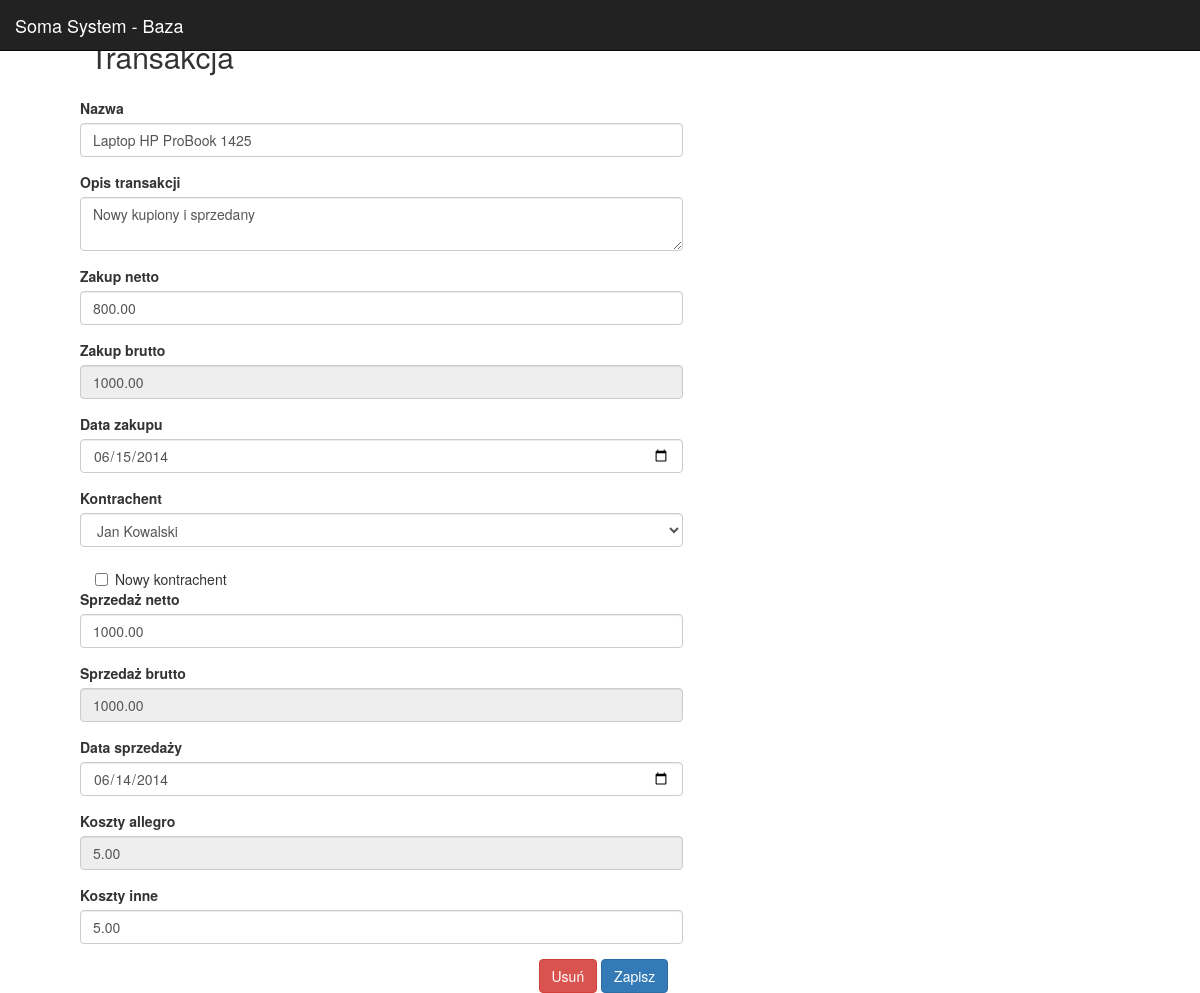
The page /index.php/transakcje/edit/1 on the database its author committed.
### tables this page shows
CREATE TABLE IF NOT EXISTS `transakcje` (
  `id_transakcji` int(11) NOT NULL AUTO_INCREMENT,
  `nazwa_transakcji` varchar(100) DEFAULT NULL,
  `opis_transakcji` varchar(300) DEFAULT NULL,
  `zakup_netto` decimal(10,2) DEFAULT NULL,
  `zakup_brutto` decimal(10,2) DEFAULT NULL,
  `data_zakupu` date DEFAULT NULL,
  `sprzedaz_netto` decimal(10,2) DEFAULT NULL,
  `sprzedaz_brutto` decimal(10,2) DEFAULT NULL,
  `data_sprzedazy` date DEFAULT NULL,
  `koszty_allegro` decimal(10,2) DEFAULT NULL,
  `koszty_inne` decimal(10,2) DEFAULT NULL,
  `kontrachenci_id_kontrachenta` int(11) NOT NULL,
  PRIMARY KEY (`id_transakcji`),
  KEY `fk_transakcje_kontrachenci_idx` (`kontrachenci_id_kontrachenta`)
);

CREATE TABLE IF NOT EXISTS `kontrachenci` (
  `id_kontrachenta` int(11) NOT NULL AUTO_INCREMENT,
  `imie` varchar(45) DEFAULT NULL,
  `nazwisko` varchar(45) DEFAULT NULL,
  `email` varchar(45) DEFAULT NULL,
  `nr_tel` varchar(45) DEFAULT NULL,
  `adres` varchar(80) DEFAULT NULL,
  PRIMARY KEY (`id_kontrachenta`)
);

### application/controllers/transakcje.php (called while the page is built, shortened)
 <?php if ( ! defined('BASEPATH')) exit('No direct script access allowed');
class Transakcje extends CI_Controller {
    function edit($id_transakcji){
        if($_POST){
            $this->db->where('id_transakcji', $_POST['id_transakcji']);
            $this->db->update('transakcje',$_POST);
            redirect(site_url(''));
        }else{
            $this->db->where('id_transakcji',$id_transakcji);
            $data['transakcja'] = $this->db->get('transakcje')->row();
            $data['kontrachenci'] = $this->db->get('kontrachenci')->result();
            $this->load->view('main_view');
            $this->load->view('transakcje_edit_view',$data);
        }
    }
}

### index.php (called while the page is built, shortened)
<?php
require_once BASEPATH.'core/CodeIgniter.php';

### application/views/transakcje_edit_view.php (the view, shortened to what this page needs)
<h2 class="sub-header" style="padding-left:10px">Transakcja</h2>
<div class="col-sm-9  col-md-8">
    <?php
    $attributes = array('class' => 'form-horizontal');
    echo form_open('/transakcje/edit', $attributes); ?>
    <div class="form-group">
        <label for="nazwa_transakcji">Nazwa</label>
        <input class="form-control" id="nazwa_transakcji" name="nazwa_transakcji"
          value="<?php echo $transakcja->nazwa_transakcji ?>">
    </div>
    <div class="form-group">
        <label>Opis transakcji</label>
        <textarea class="form-control" id="opis_transakcji" name="opis_transakcji"><?php echo $transakcja->opis_transakcji ?></textarea>
    </div>
    <div class="form-group">
        <label for="inputPassword">Zakup netto</label>
        <input class="form-control" id="zakup_netto" name="zakup_netto"
               value="<?php echo $transakcja->zakup_netto ?>"
            >
    </div>
    <div class="form-group">
        <label for="inputPassword">Zakup brutto</label>
        <input class="form-control" id="zakup_brutto" name="zakup_brutto"
               value="<?php echo $transakcja->zakup_brutto ?>"
               readonly>
    </div>
    <div class="form-group">
        <label for="inputPassword">Data zakupu</label>
        <input type="date" class="form-control" id="data_zakupu" name="data_zakupu"
               value="<?php echo $transakcja->data_zakupu ?>"
            >
    </div>
    <div class="form-group">
        <label for="inputPassword">Kontrachent</label>
        <select class="form-control" id="kontrachenci_id_kontrachenta "name="kontrachenci_id_kontrachenta">
            <?php
            foreach($kontrachenci as $kontrachent){ ?>
                <option value="<?php echo($kontrachent->id_kontrachenta); ?> "
                    <?php if($transakcja->kontrachenci_id_kontrachenta == $kontrachent->id_kontrachenta){echo "selected";} ?> >
                    <?php echo($kontrachent->imie." ".$kontrachent->nazwisko) ?></option>
            <?php  }
            ?>
        </select>
    </div>
    <div class="checkbox">
        <label><input type="checkbox" id="nowy_kontrachent"> Nowy kontrachent</label>
    </div>
    <div class="form-group">
        <label for="inputPassword">Sprzedaż netto</label>
        <input class="form-control" id="sprzedaz_netto" name="sprzedaz_netto"
               value="<?php echo $transakcja->sprzedaz_netto ?>"
            >
    </div>
    <div class="form-group">
        <label for="inputPassword">Sprzedaż brutto</label>
        <input class="form-control" id="sprzedaz_brutto" name="sprzedaz_brutto"
               value="<?php echo $transakcja->zakup_brutto ?>"
               readonly>
    </div>
    <div class="form-group">
        <label for="inputPassword">Data sprzedaży</label>
        <input type="date" class="form-control" id="data_sprzedazy" name="data_sprzedazy"
               value="<?php echo $transakcja->data_sprzedazy ?>"
            >
    </div>
    <div class="form-group">
        <label for="inputPassword">Koszty allegro</label>
        <input class="form-control" id="koszty_allegro" name="koszty_allegro"
               value="<?php echo $transakcja->koszty_allegro ?>"
               readonly>
    </div>
    <div class="form-group">
        <label for="inputPassword">Koszty inne</label>
        <input class="form-control" id="koszty_inne" name="koszty_inne"
               value="<?php echo $transakcja->koszty_inne ?>"
            >
    </div>
    <div class="pull-right">
    <button class="btn btn-danger" href="<?php echo site_url('transakcje/delete')."/".$transakcja->id_transakcji;?>">Usuń</button>
    <button type="submit" class="btn btn-primary">Zapisz</button>
    </div>
    </form>
</div>

### rows shown on the page
transakcje: nazwa_transakcji "Laptop HP ProBook 1425", opis_transakcji "Nowy kupiony i sprzedany", zakup_netto "800.00", zakup_brutto "1000.00", data_zakupu "06/15/2014", kontrachenci_id_kontrachenta "Jan Kowalski", sprzedaz_netto "1000.00", sprzedaz_brutto "1000.00", data_sprzedazy "06/14/2014", koszty_allegro "5.00", koszty_inne "5.00"
